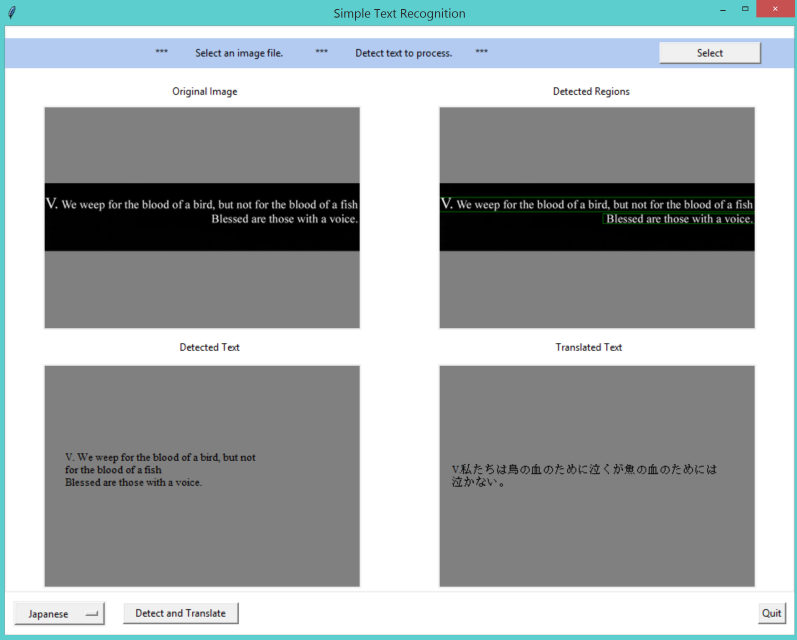
#> input picture images/Capture.PNG, 2390 x 1918 px (shown at 1/3 size); its folder holds only this picture in this run
$ python -i text_detection.py   (imports and definitions only)   (older library calls are emulated)
#> lines starting #> are read from the running program, lines starting #| are printed output that depends on the picture; after the words box and inside, x2 and y2 are one past the last pixel; in counts of white or black regions, pixels touching at a corner belong together
# import libraries
import cv2
import os
import numpy as np
import holefiller as hf

#https://stackoverflow.com/questions/39403183/python-opencv-sorting-contours
# [44 lines left out: functions get_contour_precedence, get_contour_precedence_y, sort_contours_, threshimg, invthreshimg, not called in this run]

def detect_text(file):
#> called with file = 'images/Capture.PNG'
    Image=cv2.imread(file)
#> Image is the input picture: shape (1918, 2390, 3); mean B, G, R 170.3, 168.9, 161.9
    I=Image.copy()
    G_Image=cv2.cvtColor(Image,cv2.COLOR_BGR2GRAY)
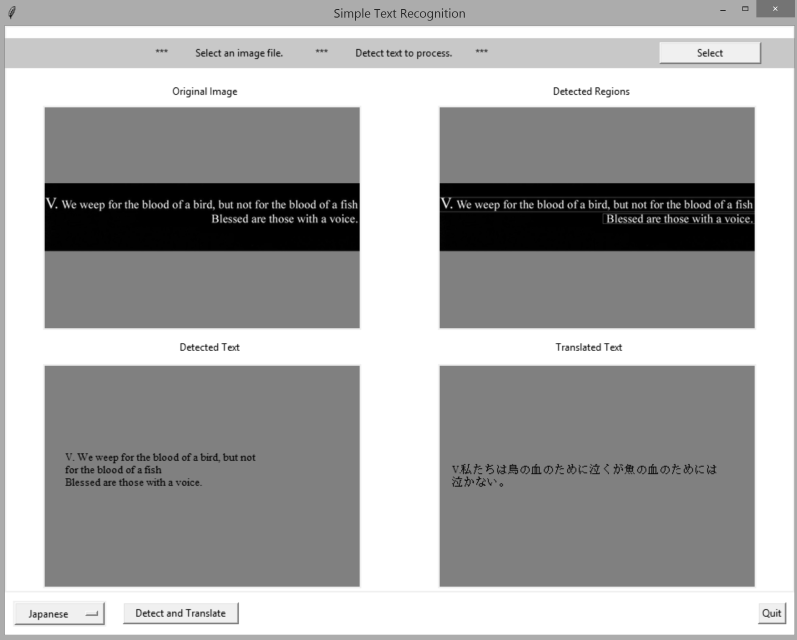
#> G_Image: shape (1918, 2390) (shown at 1/3 size); min 0, max 255, mean 167

    # save path
    path = r"C:\Users\Oikawa\Desktop\ECE5470Project\bbroi"

    # make path if doesnt exist
    if not os.path.exists(path):
        os.makedirs(path)

    # delete contents of folder in path
    for file in os.listdir(path):
        file_path = os.path.join(path, file)
        try:
            if os.path.isfile(file_path):
                os.remove(file_path)
        except Exception as e:
            print(e)

    #Otsu Thresholding
    blur = cv2.GaussianBlur(G_Image,(1,1),0)
    #ret,th = cv2.threshold(blur,0,255,cv2.THRESH_OTSU|cv2.THRESH_BINARY)
    #contours, hierarchy = cv2.findContours(th, cv2.RETR_EXTERNAL, cv2.CHAIN_APPROX_SIMPLE)

    # testing gradient after
    kernel = cv2.getStructuringElement(cv2.MORPH_ELLIPSE, (3, 3))
    grad = cv2.morphologyEx(blur, cv2.MORPH_GRADIENT, kernel)
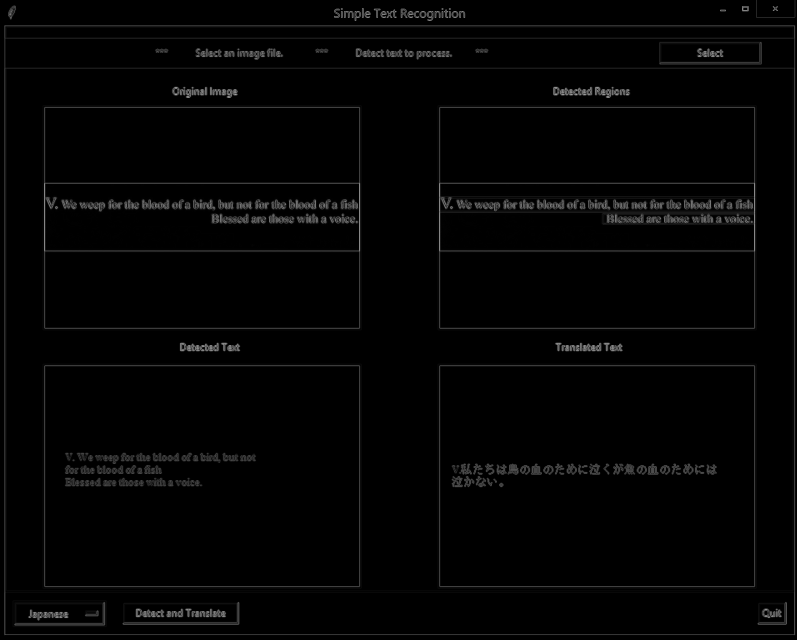
#> grad: shape (1918, 2390) (shown at 1/3 size); min 0, max 204, mean 3.8
    ret,th = cv2.threshold(grad,0,255,cv2.THRESH_OTSU|cv2.THRESH_BINARY)
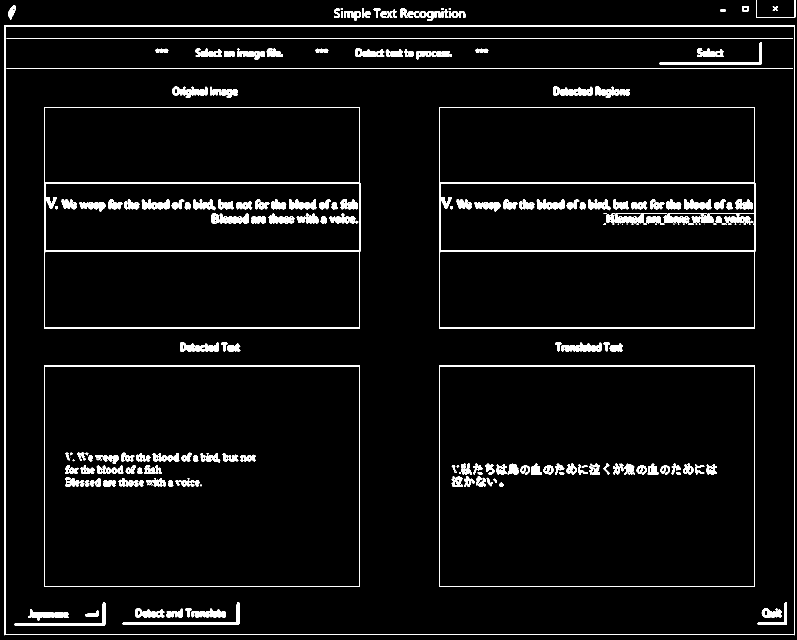
#> th: shape (1918, 2390) (shown at 1/3 size); 3.8% white; 330 white regions (50 under 20 px), largest, box (x1, y1, x2, y2) and area: (13, 76, 2385, 1906) 16784, (1317, 321, 2266, 986) 14433, (132, 321, 1081, 986) 14372
#> ret = 39
    ret,th2 = cv2.threshold(blur,0,255,cv2.THRESH_OTSU|cv2.THRESH_BINARY)
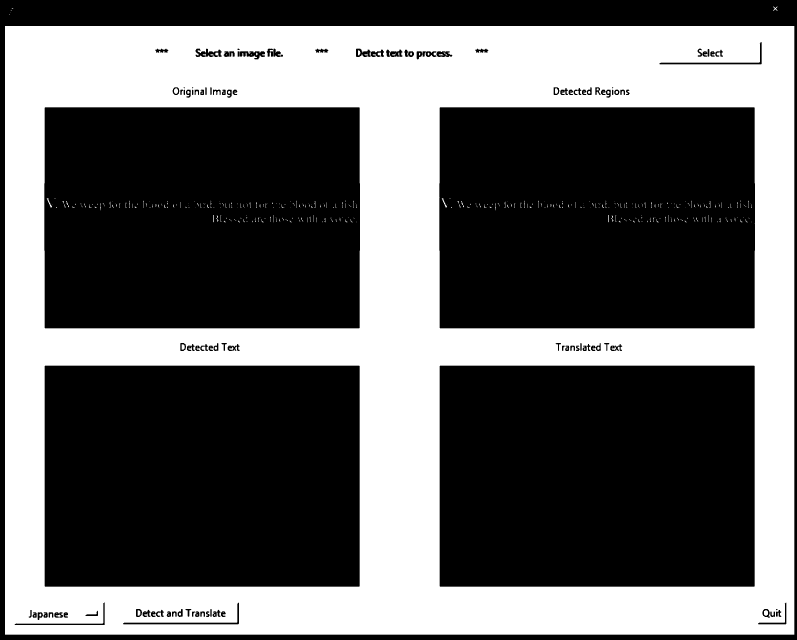
#> th2: shape (1918, 2390) (shown at 1/3 size); 39.1% white; 433 white regions (358 under 20 px), largest, box (x1, y1, x2, y2) and area: (15, 78, 2383, 1904) 1788315, (2292, 1831, 2304, 1847) 168, (522, 265, 534, 282) 162
#> ret = 181

    fillkernel = cv2.getStructuringElement(cv2.MORPH_ELLIPSE, (5, 5))
    fillgrad = cv2.morphologyEx(th, cv2.MORPH_CLOSE, fillkernel)
#> fillgrad: shape (1918, 2390); 4.3% white; 151 white regions (5 under 20 px), largest, box (x1, y1, x2, y2) and area: (1317, 321, 2266, 986) 24714, (132, 321, 1081, 986) 17186, (13, 76, 2385, 1906) 16800
#> (the run stopped early here; a loop or call above may not have finished)

$ run again, on images/c1.PNG
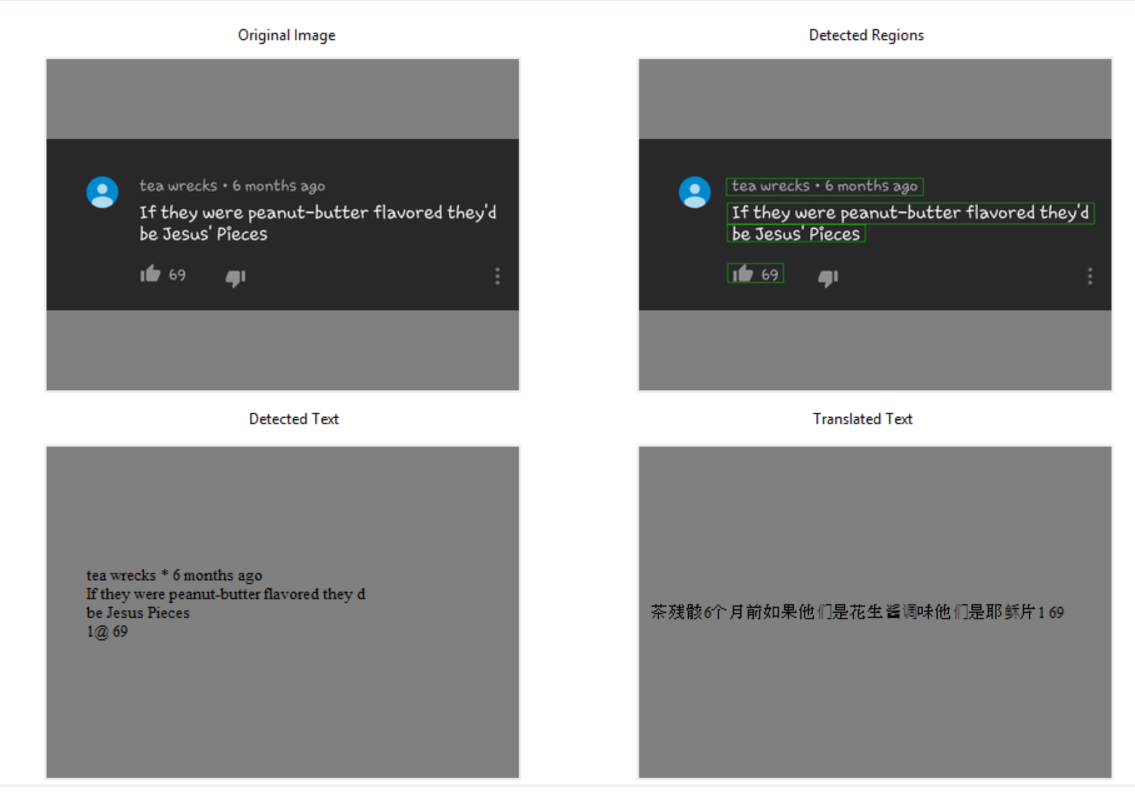
#> input picture images/c1.PNG, 2269 x 1588 px (shown at 1/2 size)
#> in detect_text, Image is the input picture: shape (1588, 2269, 3); mean B, G, R 151, 151.1, 150.7
#> in detect_text, `ret,th = cv2.threshold(grad,0,255,cv2.THRESH_OTSU|cv2.THRESH_BINARY)`:
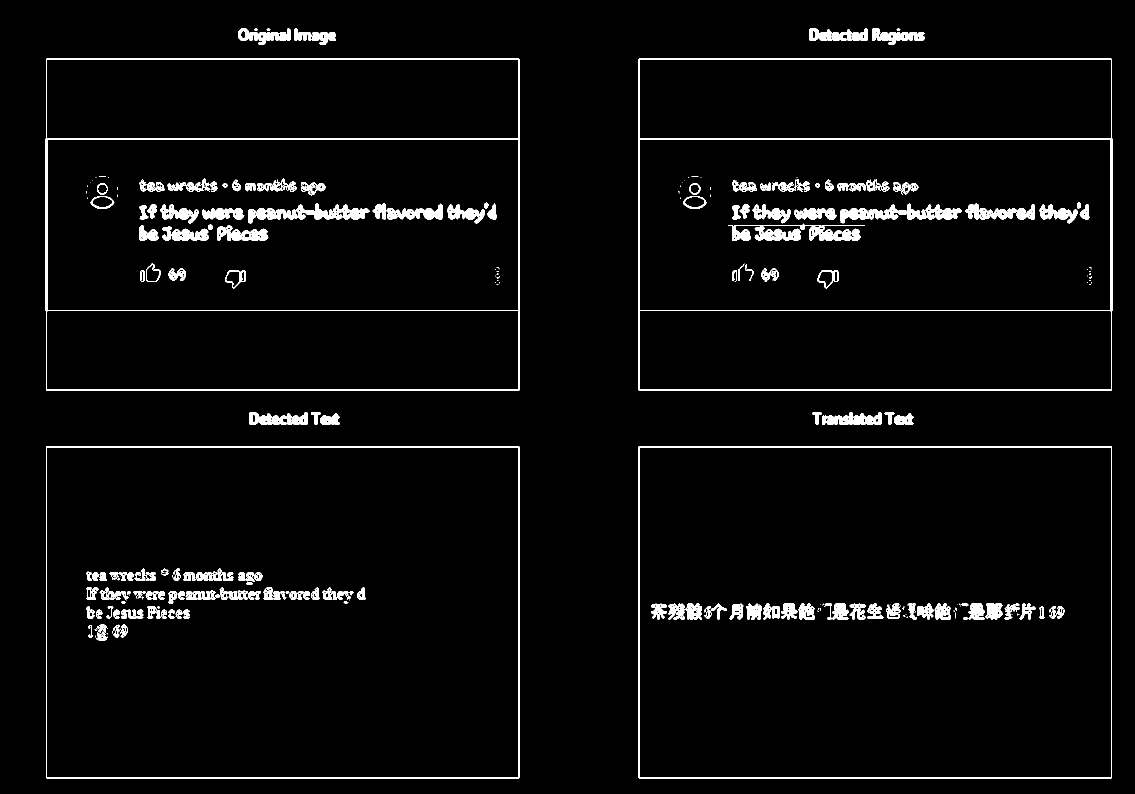
#> th: shape (1588, 2269) (shown at 1/2 size); 3.3% white; 278 white regions (101 under 20 px), largest, box (x1, y1, x2, y2) and area: (91, 117, 1040, 782) 12519, (1276, 117, 2225, 782) 12519, (92, 892, 1039, 1557) 7371
#> in detect_text, `ret,th = cv2.threshold(grad,0,255,cv2.THRESH_OTSU|cv2.THRESH_BINARY)`: ret = 38
#> th2: shape (1588, 2269); 30.5% white; 168 white regions (46 under 20 px), largest, box (x1, y1, x2, y2) and area: (0, 0, 2269, 1588) 1088704, (185, 394, 225, 415) 661, (1370, 394, 1410, 415) 661
#> in detect_text, `ret,th2 = cv2.threshold(blur,0,255,cv2.THRESH_OTSU|cv2.THRESH_BINARY)`: ret = 179
#> in detect_text, `fillgrad = cv2.morphologyEx(th, cv2.MORPH_CLOSE, fillkernel)`:
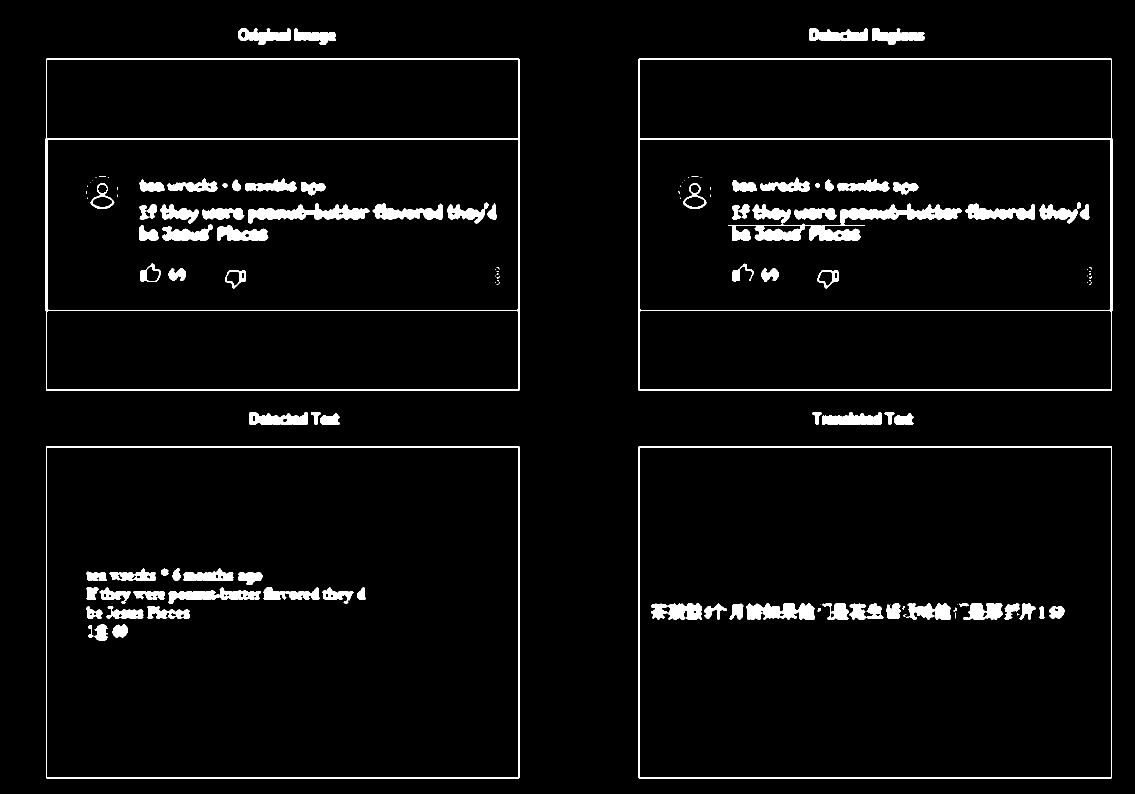
#> fillgrad: shape (1588, 2269) (shown at 1/2 size); 3.8% white; 138 white regions (50 under 20 px), largest, box (x1, y1, x2, y2) and area: (91, 117, 1040, 782) 12539, (1276, 117, 2225, 782) 12539, (1456, 407, 1924, 482) 11275
